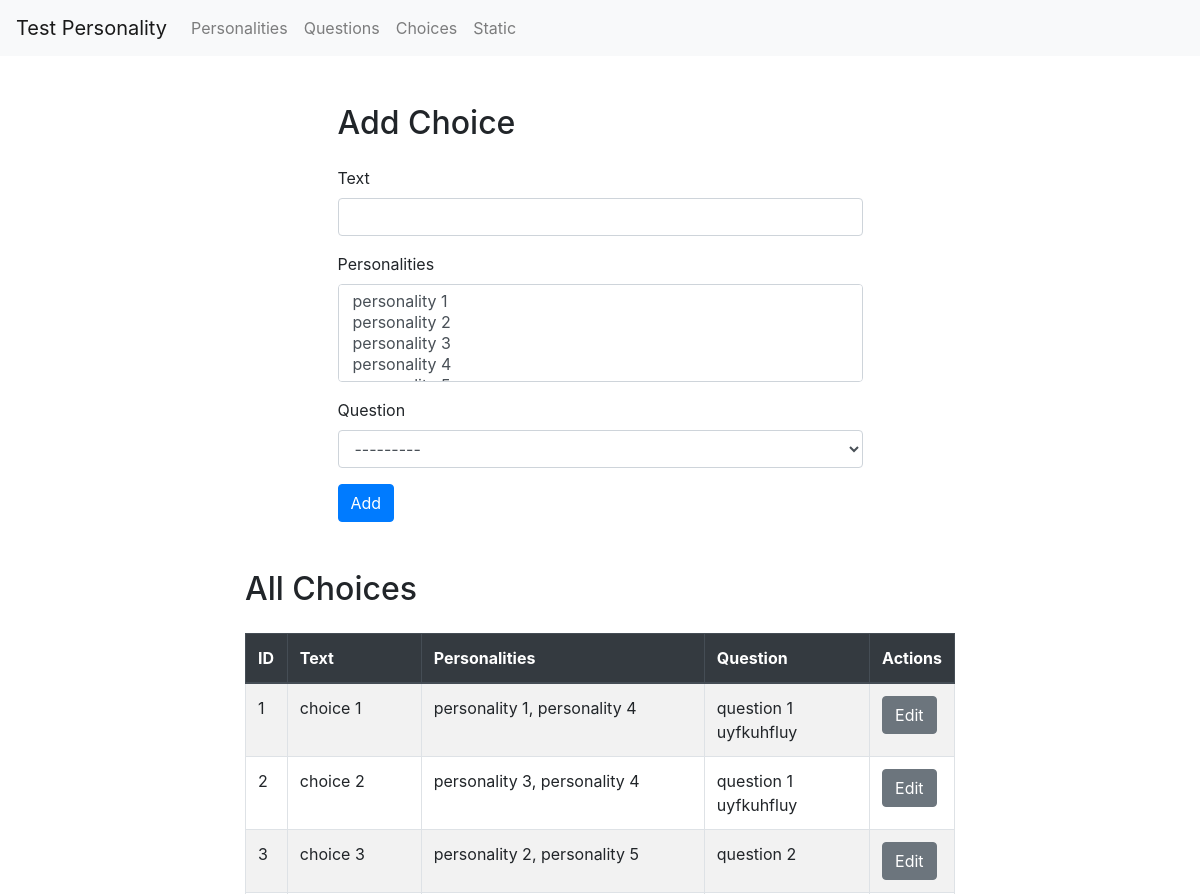
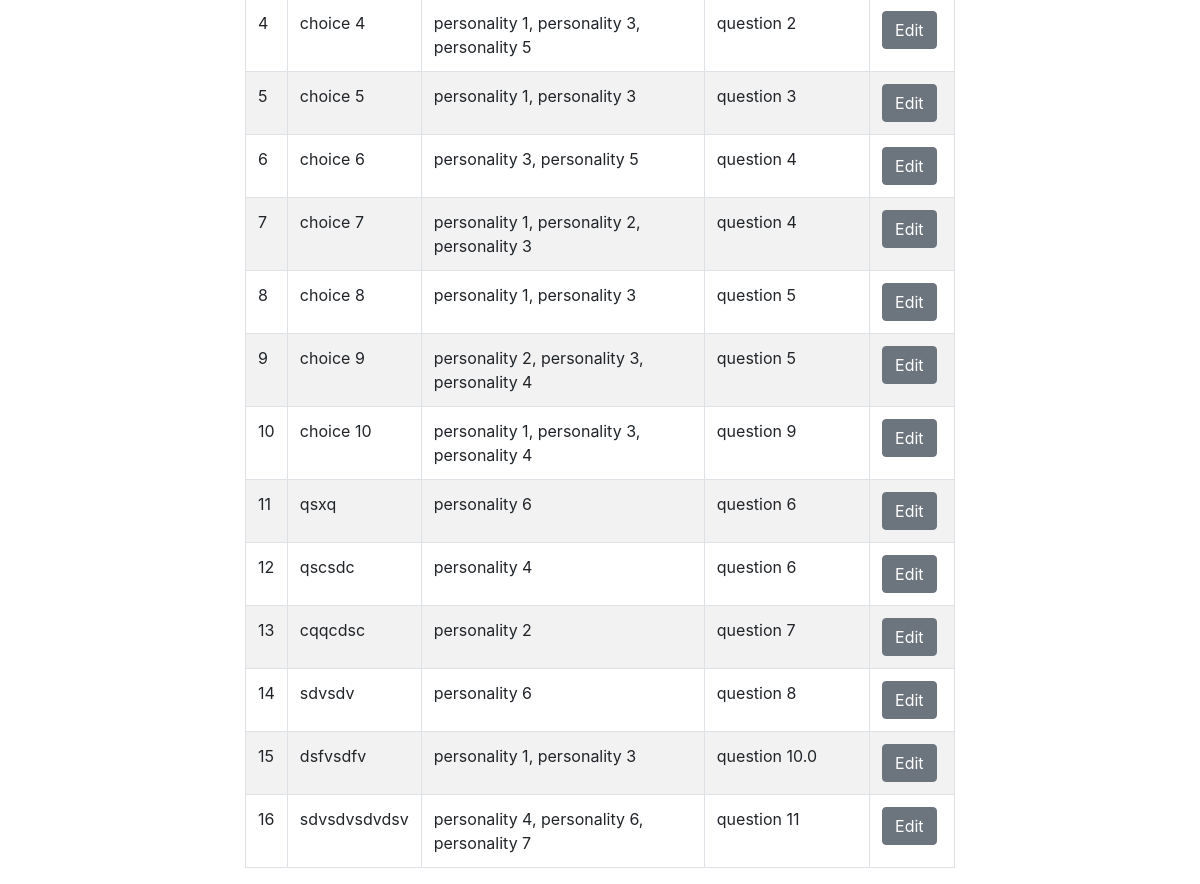
/ajouterchoice/, run on the app's committed database (2 pictures, top to bottom).
### TestPersonality/models.py (models this page shows, shortened)
class Choice(models.Model):
    text = models.CharField(max_length=100)
    personalities = models.ManyToManyField(Personality)
    question = models.ForeignKey(Question, on_delete=models.CASCADE)

class Personality(models.Model):
    name = models.CharField(max_length=100)
    description = models.CharField(max_length=4000 , null = True)
    def __str__(self):
        return self.name
    def get_principal_personality_likes(self):
        return self.opinion_set.filter(type_personality='Personnalité principale', likes=True).count()
    get_principal_personality_likes.short_description = 'Number of Likes for Principal Personality'

class Question(models.Model):
    text = models.TextField()
    def __str__(self):
        return self.text

### TestPersonality/views.py (the view)
# urls.py: path('ajouterchoice/', ajouter_choice, name='ajouter_choice'),
def ajouter_choice(request, id=None):
    if id:
        choice = get_object_or_404(Choice, id=id)
        if request.method == 'POST':
            form = ChoiceForm(request.POST, instance=choice)
            if form.is_valid():
                form.save()
                return redirect('TestPersonality:ajouter_choice')
        else:
            form = ChoiceForm(instance=choice)
    else:
        if request.method == 'POST':
            form = ChoiceForm(request.POST)
            if form.is_valid():
                form.save()
                return redirect('TestPersonality:ajouter_choice')
        else:
            form = ChoiceForm()
    choices = Choice.objects.all()
    return render(request, 'ajouterchoice.html', {'form': form, 'choices': choices, 'edit_id': id})

### TestPersonality/forms.py
class ChoiceForm(forms.ModelForm):
    class Meta:
        model = Choice
        fields = ['text', 'personalities', 'question']
        widgets = {
            'text': forms.TextInput(attrs={'class': 'form-control'}),
            'personalities': forms.SelectMultiple(attrs={'class': 'form-control'}),
            'question': forms.Select(attrs={'class': 'form-control'}),
        }

### TestPersonality/templates/ajouterchoice.html (shortened to what this page needs)
{% extends 'base2.html' %}
{% block content %}
    <div class="container mt-5">
        <div class="row">
            <div class="col-md-6 offset-md-3">
                <h2 class="mb-4">{% if edit_id %}Update{% else %}Add{% endif %} Choice</h2>
                <form method="post" novalidate>
                    <div class="mb-3">
                        <label for="{{ form.text.id_for_label }}" class="form-label">{{ form.text.label }}</label>
                        {{ form.text }}
                    </div>
                    <div class="mb-3">
                        <label for="{{ form.personalities.id_for_label }}" class="form-label">{{ form.personalities.label }}</label>
                        {{ form.personalities }}
                    </div>
                    <div class="mb-3">
                        <label for="{{ form.question.id_for_label }}" class="form-label">{{ form.question.label }}</label>
                        {{ form.question }}
                    </div>
                    <button type="submit" class="btn btn-primary">{% if edit_id %}Update{% else %}Add{% endif %}</button>
                </form>
            </div>
        </div>
        <div class="row mt-5">
            <div class="col-md-8 offset-md-2">
                <h2 class="mb-4">All Choices</h2>
                <table class="table table-bordered table-striped">
                    <thead class="thead-dark">
                        <tr>
                            <th>ID</th>
                            <th>Text</th>
                            <th>Personalities</th>
                            <th>Question</th>
                            <th>Actions</th>
                        </tr>
                    </thead>
                    <tbody>
                        {% for choice in choices %}
                            <tr>
                                <td>{{ choice.id }}</td>
                                <td>{{ choice.text }}</td>
                                <td>
                                    {% for personality in choice.personalities.all %}
                                        {{ personality.name }}{% if not forloop.last %}, {% endif %}
                                    {% endfor %}
                                </td>
                                <td>{{ choice.question.text }}</td>
                                <td>
                                    <a href="{% url 'TestPersonality:edit_choice' choice.id %}" class="btn btn-secondary">Edit</a>
                                </td>
                            </tr>
                        {% endfor %}
                    </tbody>
                </table>
            </div>
        </div>
    </div>
    {% endblock %}

### data on the page
Choice: id "1", text "choice 1", question.text "question 1 uyfkuhfluy"
Personality: name "personality 1"
Personality: name "personality 4"
Choice: id "2", text "choice 2", question.text "question 1 uyfkuhfluy"
Personality: name "personality 3"
Choice: id "3", text "choice 3", question.text "question 2"
Personality: name "personality 2"
Personality: name "personality 5"
Choice: id "4", text "choice 4", question.text "question 2"
Choice: id "5", text "choice 5", question.text "question 3"
Choice: id "6", text "choice 6", question.text "question 4"
Choice: id "7", text "choice 7", question.text "question 4"
Choice: id "8", text "choice 8", question.text "question 5"
Choice: id "9", text "choice 9", question.text "question 5"
Choice: id "10", text "choice 10", question.text "question 9"
Choice: id "11", text "qsxq", question.text "question 6"
Personality: name "personality 6"
Choice: id "12", text "qscsdc", question.text "question 6"
Choice: id "13", text "cqqcdsc", question.text "question 7"
Choice: id "14", text "sdvsdv", question.text "question 8"
Choice: id "15", text "dsfvsdfv", question.text "question 10.0"
Choice: id "16", text "sdvsdvsdvdsv", question.text "question 11"
Personality: name "personality 7"
